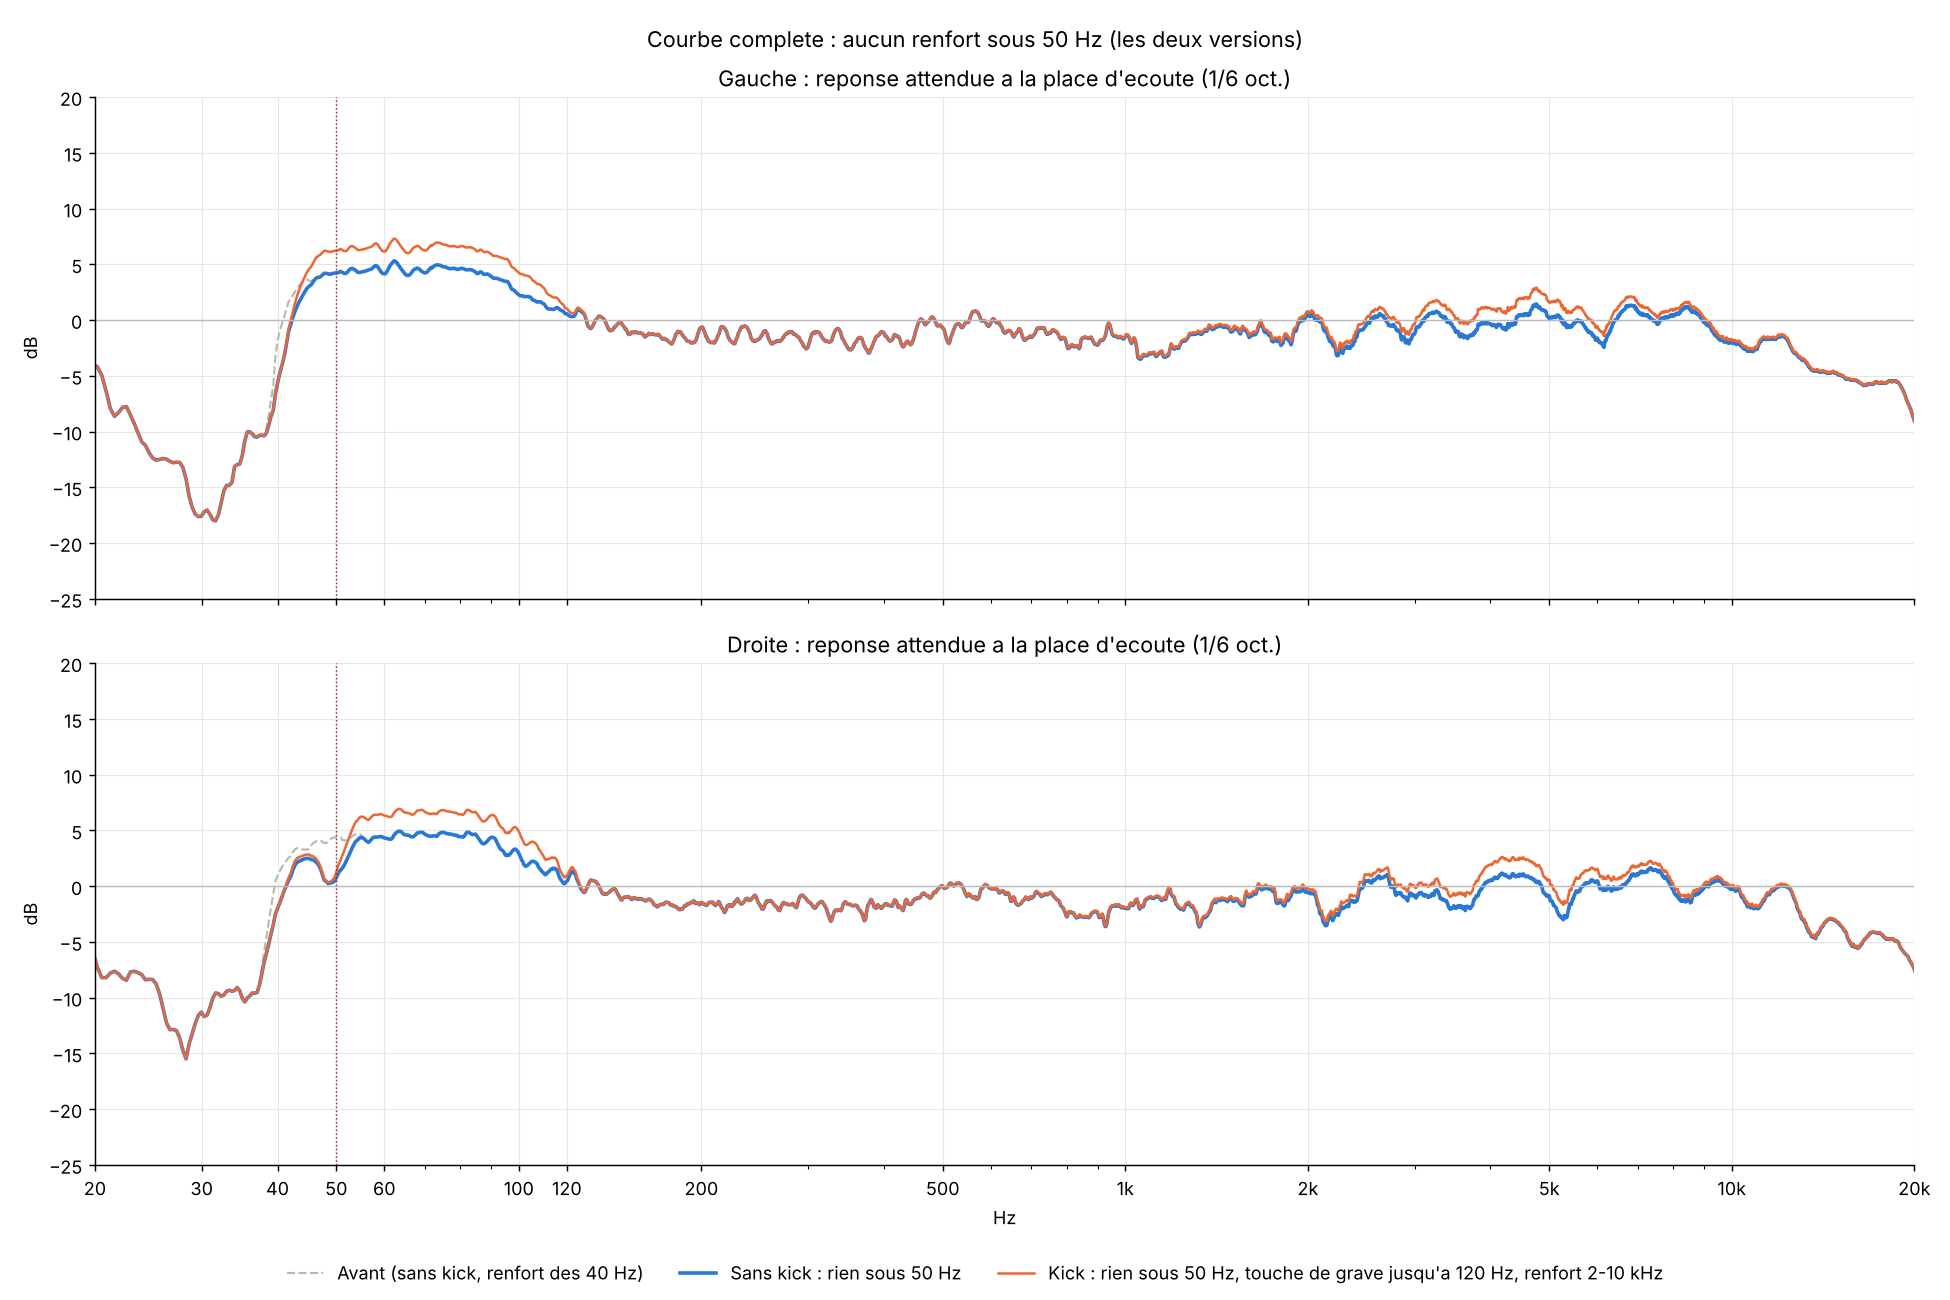

Write Python code to recreate this figure.
"""23/11/2026 (Rulio12) : plus aucun renfort sous 50 Hz (au lieu de 40), sur les deux versions.
Meme methode que grenat.py --sous40 : gain du FIR plafonne au niveau de son medium (400-1000 Hz) sous 50 Hz,
rampe 50-56 Hz ; le reste (touche de grave kick, aigu redresse) ne change pas. Depart : FIR *_t120.

    python3 correction/convolution/sous50.py   -> final/fir_{L,R}_{sanskick,kick}_s50.raw, sous50.png
"""
import os
import numpy as np
D = os.path.dirname(os.path.abspath(__file__)); R = os.path.join(D, "..", "..")
FS = 44100; N = 1 << 17; f = np.fft.rfftfreq(N, 1 / FS)
REF = (f >= 200) & (f <= 500)
db = lambda h: 20 * np.log10(np.abs(h) + 1e-12)
fir = lambda n: np.fft.rfft(np.fromfile(os.path.join(D, "final", n), "<f4").astype(float), N)


def smooth_db(x, frac):
    p = 10 ** (x / 10); cs = np.concatenate([[0], np.cumsum(p)])
    lo = np.searchsorted(f, f * 2 ** (-frac / 2)); hi = np.maximum(np.searchsorted(f, f * 2 ** (frac / 2), side="right"), lo + 1)
    return 10 * np.log10((cs[hi] - cs[lo]) / (hi - lo))


def min_phase(G, n):
    c = np.fft.irfft(np.log(10 ** (G / 20)), N); ww = np.zeros(N); ww[0] = 1; ww[1:N // 2] = 2; ww[N // 2] = 1
    h = np.fft.irfft(np.exp(np.fft.rfft(c * ww, N)), N)[:n]
    fade = n // 8; h[-fade:] *= 0.5 * (1 + np.cos(np.linspace(0, np.pi, fade)))
    return h


z = np.load(os.path.join(R, "mesure/resultats/ir/verif_bouton_sans.npz"))
import matplotlib; matplotlib.use("Agg"); import matplotlib.pyplot as plt, matplotlib.ticker
fig, ax = plt.subplots(2, 1, figsize=(15, 10), sharex=True)
for j, (ch, nom) in enumerate((("L", "Gauche"), ("R", "Droite"))):
    base = np.fft.rfft(z[ch], N) / fir(f"fir_{ch}_sanskick_avant38.raw")
    off = np.mean(smooth_db(db(base * fir(f"fir_{ch}_sanskick_b7f76.raw")), 1 / 6)[REF])
    for v in ("sanskick", "kick"):
        h0 = np.fromfile(os.path.join(D, "final", f"fir_{ch}_{v}_t120.raw"), "<f4").astype(float)
        G = db(np.fft.rfft(h0, N)); med = np.mean(G[(f >= 400) & (f <= 1000)])
        top = G[(f >= 56) & (f <= 60)].mean()
        G2 = np.minimum(G, np.where(f < 50, med, np.where(f < 56, med + (max(top, med) - med) * (f - 50) / 6, np.inf)))
        h = min_phase(G2, len(h0)); h.astype("<f4").tofile(os.path.join(D, "final", f"fir_{ch}_{v}_s50.raw"))
        Gh = db(np.fft.rfft(h, N))
        print(ch, v, "gain-medium 40/45/50/56/60/80 Hz", [round(float(Gh[np.argmin(abs(f - x))] - med), 1) for x in (40, 45, 50, 56, 60, 80)],
              "| ecart >70 Hz max", round(float(np.abs(Gh - G)[(f > 70) & (f < 20000)].max()), 2),
              "| crete", round(float(Gh[f < 20000].max()) - 20.5, 1), "dBFS")
    c = lambda n: smooth_db(db(base * fir(n)), 1 / 6) - off
    ax[j].plot(f[1:], c(f"fir_{ch}_sanskick_t120.raw")[1:], color="#b9b8b2", lw=1.2, ls="--", label="Avant (sans kick, renfort des 40 Hz)")
    ax[j].plot(f[1:], c(f"fir_{ch}_sanskick_s50.raw")[1:], color="#2a78d6", lw=2.0, label="Sans kick : rien sous 50 Hz")
    ax[j].plot(f[1:], c(f"fir_{ch}_kick_s50.raw")[1:], color="#eb6834", lw=1.4, label="Kick : rien sous 50 Hz, touche de grave jusqu'a 120 Hz, renfort 2-10 kHz")
    ax[j].axvline(50, color="#9b2335", lw=0.8, ls=":")
    ax[j].set_title(f"{nom} : reponse attendue a la place d'ecoute (1/6 oct.)")
    ax[j].set_xscale("log"); ax[j].set_xlim(20, 20000); ax[j].set_ylim(-25, 20); ax[j].axhline(0, color="#bbb", lw=0.8)
    t = [20, 30, 40, 50, 60, 100, 120, 200, 500, 1000, 2000, 5000, 10000, 20000]
    ax[j].set_xticks(t); ax[j].set_xticklabels([str(x) if x < 1000 else f"{x // 1000}k" for x in t])
    ax[j].xaxis.set_minor_formatter(matplotlib.ticker.NullFormatter()); ax[j].grid(True, color="#e6e6e3", lw=0.6); ax[j].set_ylabel("dB")
    for sp in ("top", "right"): ax[j].spines[sp].set_visible(False)
ax[1].set_xlabel("Hz")
h_, l_ = ax[0].get_legend_handles_labels(); fig.legend(h_, l_, loc="lower center", ncol=3, fontsize=10, frameon=False)
fig.suptitle("Courbe complete : aucun renfort sous 50 Hz (les deux versions)", fontsize=12)
fig.tight_layout(rect=(0, 0.04, 1, 1)); fig.savefig(os.path.join(D, "sous50.png"), dpi=130)
